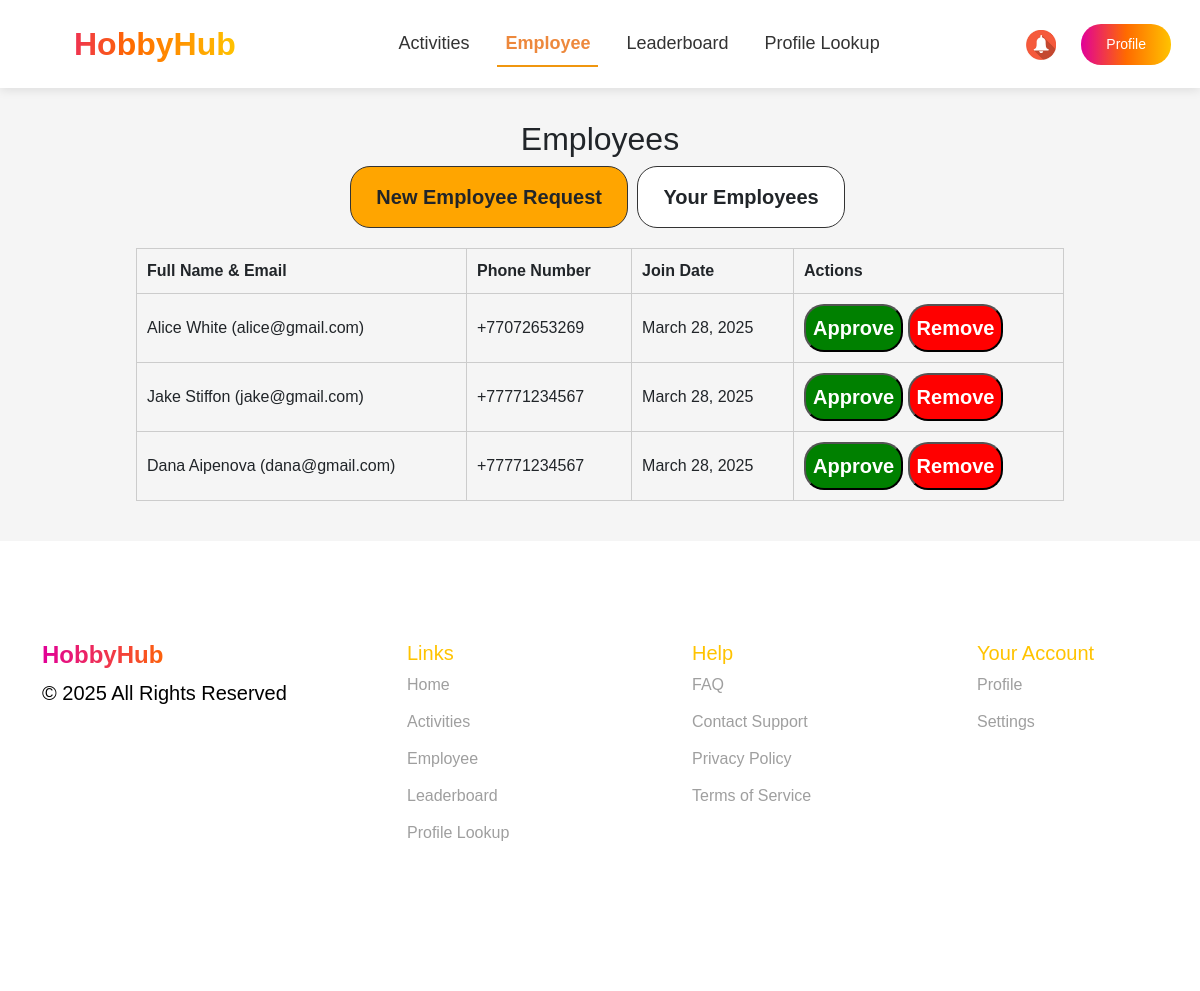
The page /employees/ (signed in) on the database as committed earlier.
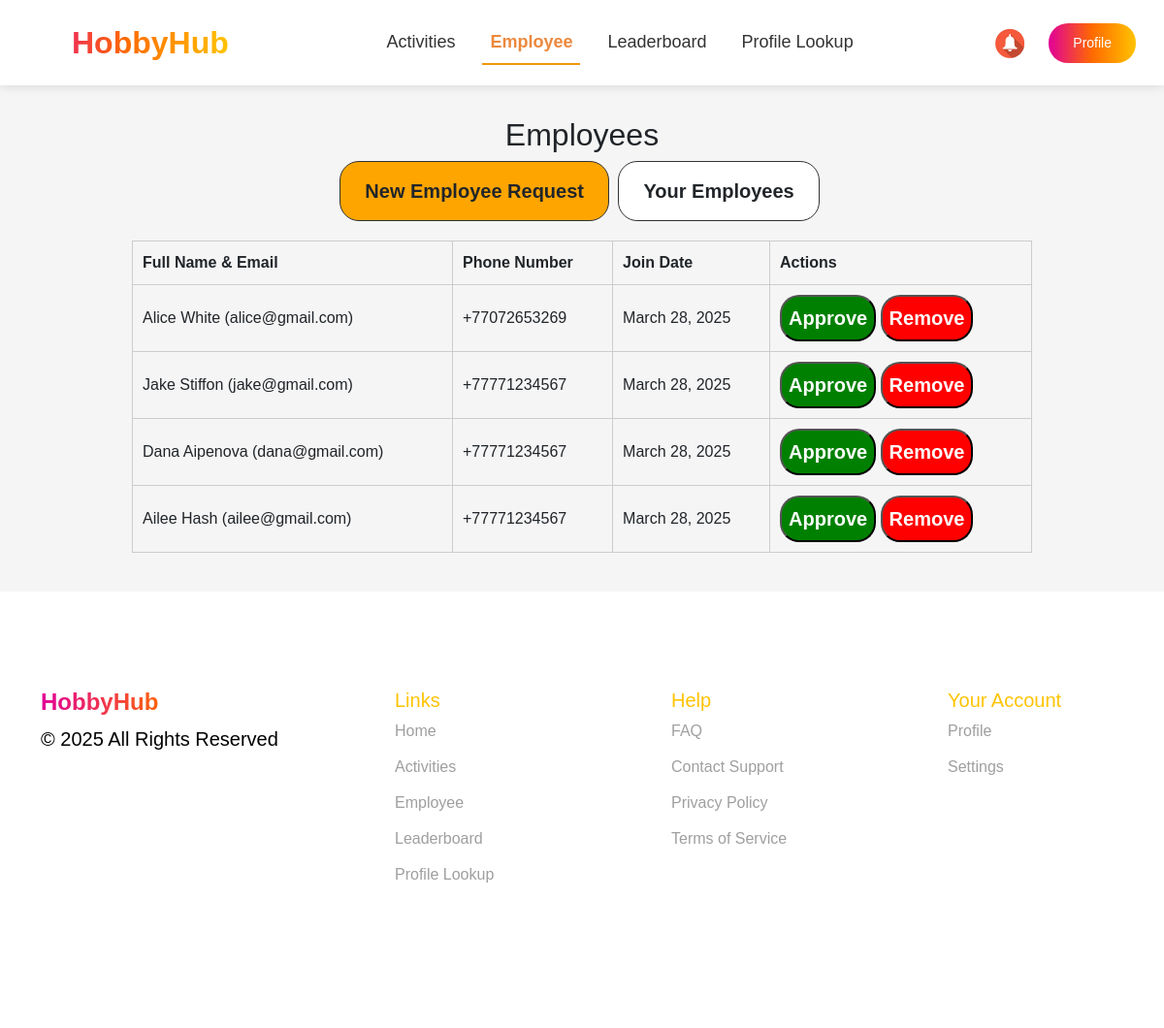
The same page on the database as committed later.
### events/models.py (models this page shows, shortened)
class Employee(models.Model):
    nickname = models.CharField(max_length=100, primary_key=True, verbose_name="Nickname")
    name = models.CharField(max_length=255, verbose_name="Name")
    last_name = models.CharField(max_length=255, verbose_name="Last Name")
    number = models.CharField(max_length=20, verbose_name="Number")
    join_date = models.DateField(verbose_name="Join Date")
    date_of_birth = models.DateField(null=True, blank=True, verbose_name="Date of Birth")
    receive_sms_notifications = models.BooleanField(default=True, verbose_name="Receive SMS Notifications")
    receive_email_notifications = models.BooleanField(default=True, verbose_name="Receive Email Notifications")
    receive_reminders = models.BooleanField(default=True, verbose_name="Receive Reminders")
    social_id = models.CharField(max_length=255, blank=True, null=True)  # ID из социальной сети
    social_provider = models.CharField(max_length=50, blank=True, null=True)  # Провайдер (Google, Facebook и т.д.)
    company = models.ForeignKey(
        Company,
        to_field='company_id',
        on_delete=models.CASCADE,
        verbose_name="Company"
    )
    gender = models.CharField(max_length=10, choices=[('Male', 'Male'), ('Female', 'Female')], verbose_name="Gender")
    mail = models.EmailField(unique=True, verbose_name="Email")
    password = models.CharField(max_length=255, verbose_name="Password")
    is_approved = models.BooleanField(default=False, verbose_name="Approved")
    profile_photo = models.ImageField(upload_to='profile_photos/', null=True, blank=True, verbose_name="Profile Photo")
    hobbies = models.ManyToManyField(Hobby, blank=True, related_name='employees')
    diamonds = models.IntegerField(default=0, verbose_name="Diamonds")

### events/views.py (the view)
# urls.py: path('employees/', employees, name='employees'),
@role_required("organizer")
def employees(request):
    company_id = request.session.get("company_id")
    if not company_id:
        return redirect("sign_in")
    company = Company.objects.get(id=company_id)
    new_requests = Employee.objects.filter(company=company, is_approved=False)
    approved_employees = Employee.objects.filter(company=company, is_approved=True)
    return render(request, "employees.html", {"new_requests": new_requests, "approved_employees": approved_employees})

### events/views.py (called while the page is built)
def role_required(role):
    def decorator(view_func):
        @wraps(view_func)
        def wrapper(request, *args, **kwargs):
            if role == "employee" and not request.session.get("nickname"):
                return redirect(f"/sign_in/?next={request.get_full_path()}")
            if role == "organizer" and not request.session.get("company_id"):
                return redirect(f"/sign_in/?next={request.get_full_path()}")
            return view_func(request, *args, **kwargs)
        return wrapper
    return decorator

### events/templates/employees.html (shortened to what this page needs)
{% extends "organizer_base.html" %}
    {% load static %}
    {% block extra_css %}
    <link rel="stylesheet" href="{% static 'css/organizer-styles.css' %}">
    <link rel="stylesheet" href="{% static 'css/employees.css' %}">
    <link href="https://fonts.cdnfonts.com/css/gilroy-bold" rel="stylesheet">
    <link rel="stylesheet" href="https://cdn.jsdelivr.net/npm/swiper/swiper-bundle.min.css">
{% endblock %}
{% block content %}
    <section>
        <main style="margin-top:50px; padding-top: 70px;" >
            <h2>Employees</h2>
            <div class="buttons">
                <button id="new-requests-btn" class="btn activeh">New Employee Request</button>
                <button id="your-employees-btn" class="btn">Your Employees</button>
            </div>
            <table id="new-requests-table" class="employees-table ">
                <thead>
                    <tr>
                        <th>Full Name & Email</th>
                        <th>Phone Number</th>
                        <th>Join Date</th>
                        <th>Actions</th>
                    </tr>
                </thead>
                <tbody id="new-requests-body">
                    {% for employee in new_requests %}
                    <tr>
                        <td>{{ employee.name }} {{ employee.last_name }} ({{ employee.mail }})</td>
                        <td>{{ employee.number }}</td>
                        <td>{{ employee.join_date }}</td>
                        <td>
                            <button class="approve-btn" data-nickname="{{ employee.nickname }}">Approve</button>
                            <button class="remove-btn" data-nickname="{{ employee.nickname }}">Remove</button>
                        </td>
                    </tr>
                    {% endfor %}
                </tbody>
            </table>
        </main>
    </section>
{% endblock %}

Rows that differ between the two databases and show on the page:
now on this page (row edited): Employee: name "Ailee", last_name "Hash", mail "ailee@gmail.com", number "+77771234567", join_date "March 28, 2025"
